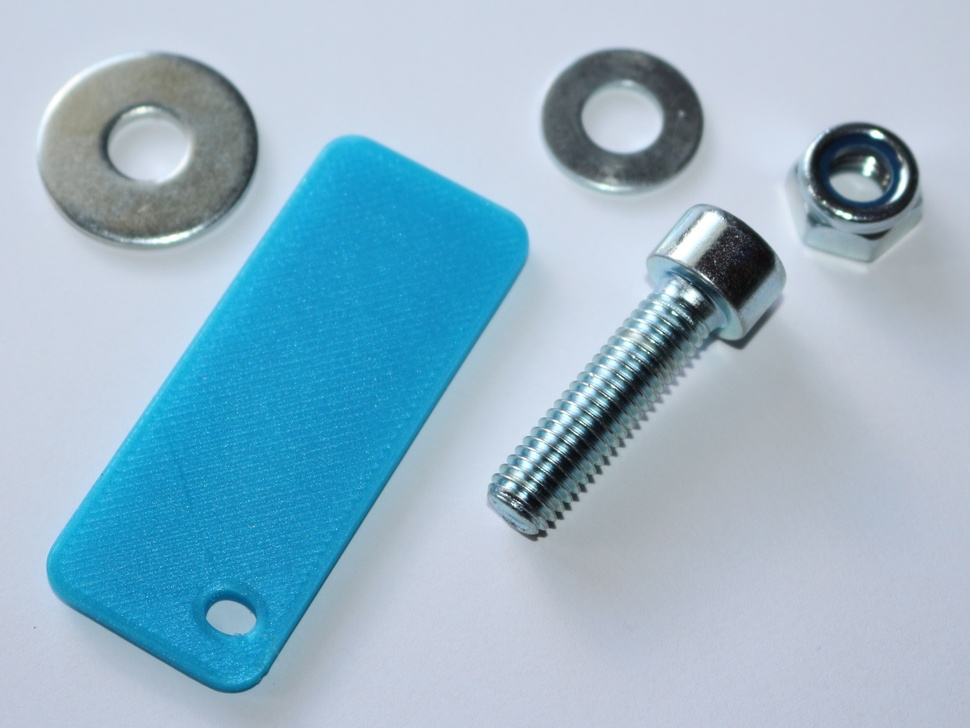
#> input picture chapter-3/image.jpg, 970 x 728 px, shrunk from 1973 x 1480 before the run
$ python annotate.py --images ../chapter-3
#> lines starting #> are read from the running program, lines starting #| are printed output that depends on the picture
"""
Simple Annotation Tool for Bolts Dataset
Creates COCO format annotations
"""

import cv2
import json
import os
from pathlib import Path


class AnnotationTool:
    def __init__(self, images_dir, output_file='annotations.json'):
#> in run, image is the input picture: shape (728, 970, 3); mean B, G, R 200.6, 181.7, 149.7
        self.images_dir = images_dir
        self.output_file = output_file

        # Load existing annotations if available
        self.load_existing_annotations()

        self.current_image_id = len(self.annotations['images'])
        self.current_annotation_id = len(self.annotations['annotations'])

        # Get all images
        self.image_files = []
        for ext in ['*.jpg', '*.jpeg', '*.png']:
            self.image_files.extend(Path(images_dir).glob(ext))

        self.image_files = sorted([str(f) for f in self.image_files])
        self.current_image_index = 0

        # Drawing state
        self.drawing = False
        self.start_point = None
        self.current_end_point = None  # Initialize to avoid NoneType error
        self.mouse_position = None  # Track mouse position for crosshair
        self.current_boxes = []  # List of (bbox, class_id, class_name)
        self.current_class = 1  # Default: bottle
        self.class_names = {1: 'bolt', 2: 'washer', 3: 'nut'}
        self.class_colors = {
            1: (0, 255, 0),
            2: (255, 0, 255),
            3: (255, 255, 0)
        }

        print(f"Found {len(self.image_files)} images")
        print(f"Loaded {len(self.annotations['images'])} existing annotations")
        print("\nControls:")
        print("  - Click and drag to draw bounding box")
        print("  - Press '1' to switch to BOLT class (green)")
        print("  - Press '2' to switch to WASHER class (magenta)")
        print("  - Press '3' to switch to NUT class (cyan)")
        print("  - Press 'r' to RESET current image (delete all boxes)")
        print("  - Press 'n' for next image")
        print("  - Press 'p' for previous image")
        print("  - Press 'd' to delete last box")
        print("  - Press 's' to save and continue")
        print("  - Press 'q' to quit and save")

    def load_existing_annotations(self):
        """Load existing annotations from file if it exists"""
        if os.path.exists(self.output_file):
            try:
                with open(self.output_file, 'r') as f:
                    self.annotations = json.load(f)
                print(f"✓ Loaded existing annotations from {self.output_file}")

                # Validate structure
                if 'categories' not in self.annotations:
                    self.annotations['categories'] = [
                        {'id': 1, 'name': 'bolt'},
                        {'id': 2, 'name': 'washer'},
                        {'id': 3, 'name': 'nut'}
                    ]
                if 'images' not in self.annotations:
                    self.annotations['images'] = []
                if 'annotations' not in self.annotations:
                    self.annotations['annotations'] = []

            except json.JSONDecodeError:
                print(f"⚠ Could not parse {self.output_file}, starting fresh")
                self.create_fresh_annotations()
        else:
            print(f"No existing annotations found, starting fresh")
            self.create_fresh_annotations()

    def create_fresh_annotations(self):
        """Create fresh annotation structure"""
        self.annotations = {
            'images': [],
            'annotations': [],
            'categories': [
                {'id': 1, 'name': 'bolt'},
                {'id': 2, 'name': 'washer'},
                {'id': 3, 'name': 'nut'}
            ]
        }

    def load_annotations_for_image(self, image_name):
        """Load existing annotations for current image"""
        # Find image info
        image_info = next((img for img in self.annotations['images']
                          if img['file_name'] == image_name), None)

        if image_info:
            image_id = image_info['id']
            # Load all annotations for this image
            existing_anns = [ann for ann in self.annotations['annotations']
                             if ann['image_id'] == image_id]

            # Convert to current_boxes format
            self.current_boxes = []
            for ann in existing_anns:
                bbox = ann['bbox']
                class_id = ann['category_id']
                class_name = self.class_names.get(
                    class_id, f'class_{class_id}')
                self.current_boxes.append((bbox, class_id, class_name))

            print(
                f"✓ Loaded {len(self.current_boxes)} existing annotations for {image_name}")
            return True

        return False

    # [64 lines left out: functions reset_current_image, mouse_callback, not called in this run]

    def draw_boxes(self, image):
        """Draw all boxes on image"""
        img_copy = image.copy()

        # Draw saved boxes with class-specific colors
        for bbox, class_id, class_name in self.current_boxes:
            x, y, w, h = bbox
            color = self.class_colors[class_id]
            cv2.rectangle(img_copy, (x, y), (x + w, y + h), color, 2)

            # Label with background
            label = class_name
            (label_w, label_h), _ = cv2.getTextSize(
                label, cv2.FONT_HERSHEY_SIMPLEX, 0.5, 1)
            cv2.rectangle(img_copy, (x, y - label_h - 4),
                          (x + label_w, y), color, -1)
            cv2.putText(img_copy, label, (x, y - 2),
                        cv2.FONT_HERSHEY_SIMPLEX, 0.5, (50, 50, 50), 1)

        # Draw crosshair at mouse position (always visible)
        if self.mouse_position:
            mx, my = self.mouse_position
            color = self.class_colors[self.current_class]

            # Draw thin crosshair lines
            cv2.line(img_copy, (mx, 0),
                     (mx, img_copy.shape[0]), color, 1, cv2.LINE_AA)
            cv2.line(img_copy, (0, my),
                     (img_copy.shape[1], my), color, 1, cv2.LINE_AA)

            # Draw small circle at cursor
            cv2.circle(img_copy, (mx, my), 3, color, -1)

            # Show coordinates
            coord_text = f"({mx}, {my})"
            cv2.putText(img_copy, coord_text, (mx + 10, my - 10),
                        cv2.FONT_HERSHEY_SIMPLEX, 0.4, color, 1)

        # Draw current box being drawn
        if self.drawing and self.start_point and self.current_end_point:
            x1, y1 = self.start_point
            x2, y2 = self.current_end_point
            color = self.class_colors[self.current_class]

            # Draw the rectangle
            cv2.rectangle(img_copy, (x1, y1), (x2, y2), color, 2)

            # Draw thicker crosshair lines from start point
            cv2.line(img_copy, (x1, 0),
                     (x1, img_copy.shape[0]), color, 2, cv2.LINE_AA)
            cv2.line(img_copy, (0, y1),
                     (img_copy.shape[1], y1), color, 2, cv2.LINE_AA)

            # Draw crosshair lines to current point
            cv2.line(img_copy, (x2, 0),
                     (x2, img_copy.shape[0]), (50, 50, 50), 2, cv2.LINE_AA)
            cv2.line(img_copy, (0, y2),
                     (img_copy.shape[1], y2), (50, 50, 50), 2, cv2.LINE_AA)

            # Draw dimensions
            width = abs(x2 - x1)
            height = abs(y2 - y1)
            dim_text = f"{width}x{height}"
            cv2.putText(img_copy, dim_text, (min(x1, x2) + 5, max(y1, y2) - 5),
                        cv2.FONT_HERSHEY_SIMPLEX, 0.5, color, 2)

        # Add instructions and status
        cv2.putText(img_copy, f"Image {self.current_image_index + 1}/{len(self.image_files)}",
                    (10, 30), cv2.FONT_HERSHEY_SIMPLEX, 0.7, (50, 50, 50), 2)
        cv2.putText(img_copy, f"Boxes: {len(self.current_boxes)}",
                    (10, 60), cv2.FONT_HERSHEY_SIMPLEX, 0.7, (50, 50, 50), 2)

        # Show current class
        current_class_name = self.class_names[self.current_class]
        current_class_color = self.class_colors[self.current_class]
        cv2.putText(img_copy, f"Current: {current_class_name}",
                    (10, 90), cv2.FONT_HERSHEY_SIMPLEX, 0.7, current_class_color, 2)
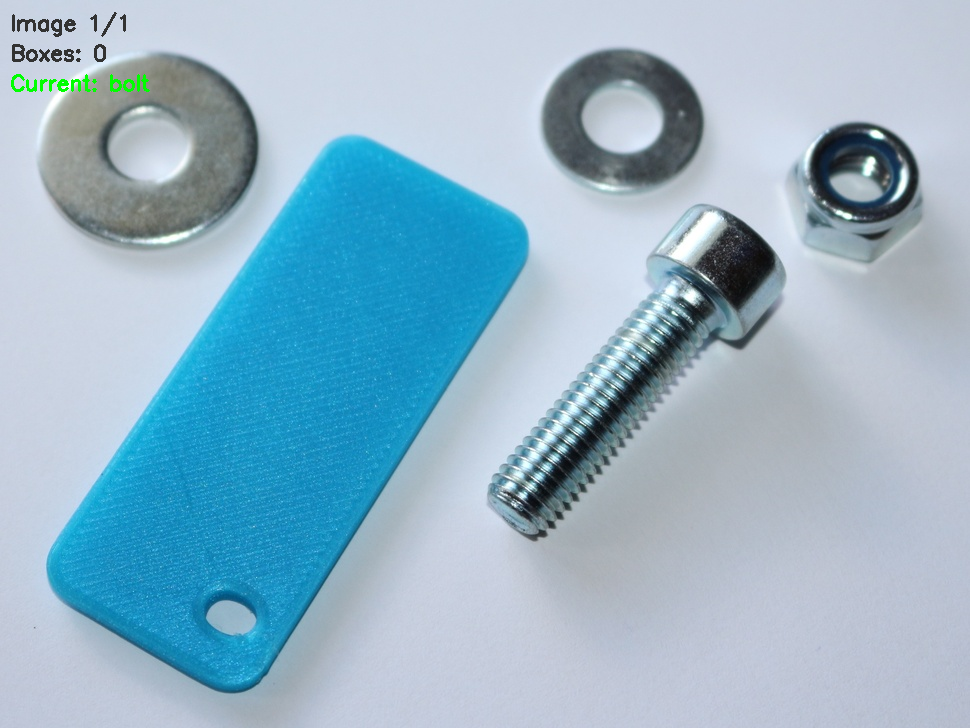
#> img_copy: shape (728, 970, 3); mean B, G, R 200, 181.5, 149.1

        # Show if this is a loaded annotation
        image_name = os.path.basename(
            self.image_files[self.current_image_index])
        existing = any(img['file_name'] ==
                       image_name for img in self.annotations['images'])
        if existing:
            cv2.putText(img_copy, "[LOADED]",
                        (10, 120), cv2.FONT_HERSHEY_SIMPLEX, 0.6, (95, 95, 95), 2)

        return img_copy

    def save_annotations(self):
        """Save annotations to JSON file"""
        with open(self.output_file, 'w') as f:
            json.dump(self.annotations, f, indent=2)
        print(f"Annotations saved to {self.output_file}")

    # [69 lines left out: function annotate_current_image, not called in this run]

    def run(self):
        """Main annotation loop"""
        cv2.namedWindow('Annotation Tool')
        cv2.setMouseCallback('Annotation Tool', self.mouse_callback)

        while self.current_image_index < len(self.image_files):
            # Load image
            image_path = self.image_files[self.current_image_index]
            image = cv2.imread(image_path)

            if image is None:
                print(f"Error loading {image_path}")
                self.current_image_index += 1
                continue

            # IMPORTANT: Clear current boxes first before loading
            self.current_boxes = []
            self.current_end_point = None

            # Load existing annotations for this image
            image_name = os.path.basename(image_path)
            self.load_annotations_for_image(image_name)

            while True:
                # Draw and display
                display_image = self.draw_boxes(image)
                cv2.imshow('Annotation Tool', display_image)

                key = cv2.waitKey(1) & 0xFF
#> (key q is pressed here)

                if key == ord('1'):  # Switch to bolt class
                    self.current_class = 1
                    print(f"Switched to: {self.class_names[1]}")

                elif key == ord('2'):  # Switch to washer class
                    self.current_class = 2
                    print(f"Switched to: {self.class_names[2]}")

                elif key == ord('3'):  # Switch to nut class
                    self.current_class = 3
                    print(f"Switched to: {self.class_names[3]}")

                elif key == ord('r'):  # Reset current image
                    print(f"\n⚠ Resetting image: {image_name}")
                    self.reset_current_image()
                    # Reload the image to show it's empty
                    continue

                elif key == ord('n'):  # Next image
                    if len(self.current_boxes) > 0:
                        self.annotate_current_image()
                    break

                elif key == ord('p'):  # Previous image
                    if self.current_image_index > 0:
                        if len(self.current_boxes) > 0:
                            self.annotate_current_image()
                        self.current_image_index -= 2  # Will be incremented at end of outer loop
                        break

                elif key == ord('d'):  # Delete last box
                    if self.current_boxes:
                        deleted = self.current_boxes.pop()
                        print(f"Deleted {deleted[2]}: {deleted[0]}")

                elif key == ord('s'):  # Save and continue
                    if len(self.current_boxes) > 0:
                        self.annotate_current_image()
                        self.save_annotations()
                    break

                elif key == ord('q'):  # Quit
                    if len(self.current_boxes) > 0:
                        self.annotate_current_image()
                    self.save_annotations()
                    cv2.destroyAllWindows()
                    return

            self.current_image_index += 1

        print("\nAll images annotated!")
        self.save_annotations()
        cv2.destroyAllWindows()


# [43 lines left out: function split_dataset, not called in this run]


if __name__ == '__main__':
    import argparse

    parser = argparse.ArgumentParser(
        description='Annotate images for bottle detection')
    parser.add_argument('--images', type=str, required=True,
                        help='Directory with images')
    parser.add_argument(
        '--output', type=str, default='annotations.json', help='Output annotation file')
    parser.add_argument('--split', action='store_true',
                        help='Split into train/val/test after annotation')

    args = parser.parse_args()

    # Run annotation tool
    tool = AnnotationTool(args.images, args.output)
    tool.run()

    # Split dataset if requested
    if args.split:
        print("\nSplitting dataset...")
        split_dataset(args.output)
